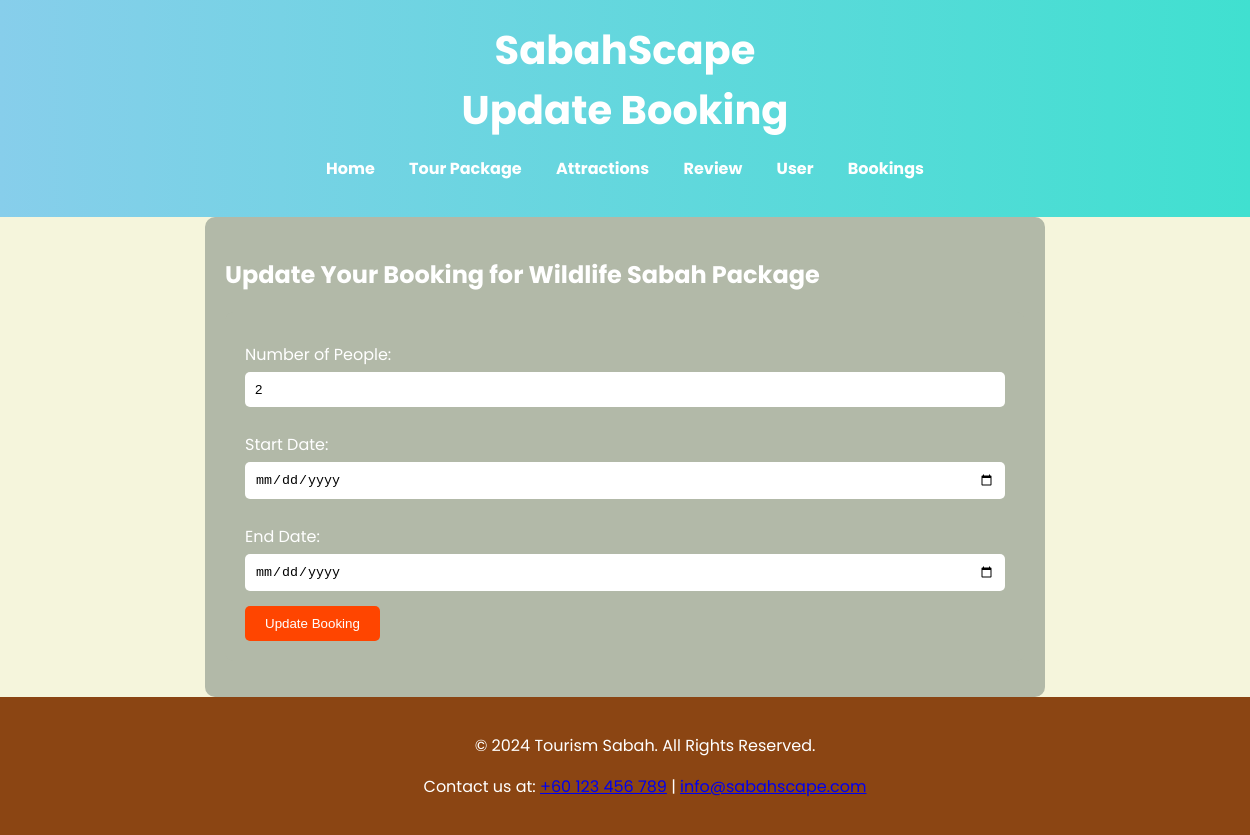
The page /bookings/update/27/ on the database its author committed.
### sabah/models.py (models this page shows)
class Booking(models.Model):
    userID = models.ForeignKey(UserProfile, on_delete=models.CASCADE)
    tour_package = models.ForeignKey(TourPackage, on_delete=models.CASCADE, related_name='bookings')
    booking_date = models.DateTimeField(auto_now_add=True)
    number_of_people = models.PositiveIntegerField(default=1)
    total_price = models.DecimalField(max_digits=10, decimal_places=2)
    confirmation = models.BooleanField(default=False)
    booking_id = models.AutoField(primary_key=True)
    start_date = models.DateField(null=True)
    end_date = models.DateField(null=True)

class TourPackage(models.Model):
    packageID = models.AutoField(primary_key=True)
    name_package = models.CharField(max_length=200)
    description = models.TextField()
    price = models.DecimalField(max_digits=10, decimal_places=2)
    duration = models.CharField(max_length=100)
    available = models.BooleanField(default=True)

### sabah/views.py (the view, shortened to what this page needs)
# urls.py: path('bookings/update/<int:booking_id>/', views.update_booking, name='update_booking'),
def update_booking(request, booking_id):
    booking = Booking.objects.get(booking_id=booking_id)
    return render(request, 'update_booking.html', {'booking': booking})

### sabah/templates/update_booking.html (shortened to what this page needs)
<html>
<html lang="en">
<head>
    <link rel="stylesheet" href="https://cdnjs.cloudflare.com/ajax/libs/font-awesome/6.0.0-beta3/css/all.min.css">
</head>
<body>
<header>
    <h1>SabahScape</h1>
    <h1>Update Booking</h1>
    <nav>
        <ul>
            <li><a href="/">Home</a></li>
            <li><a href="/tourpackages/">Tour Package</a></li>
            <li><a href="/attractions/">Attractions</a></li>
            <li><a href="/review/">Review</a></li>
            <li><a href="/profile/">User</a></li>
            <li><a href="/bookings/">Bookings</a></li>
        </ul>
    </nav>
</header>
<div class="content">
    <h2>Update Your Booking for {{ booking.tour_package.name_package }}</h2>
    <form method="POST" action="{% url 'update_booking' booking.booking_id %}">
        <label for="number_of_people">Number of People:</label>
        <input type="number" id="number_of_people" name="number_of_people" value="{{ booking.number_of_people }}" required min="1">
        <label for="start_date">Start Date:</label>
        <input type="date" id="start_date" name="start_date" value="{{ booking.start_date }}" required>
        <label for="end_date">End Date:</label>
        <input type="date" id="end_date" name="end_date" value="{{ booking.end_date }}" required>
        <button type="submit">Update Booking</button>
    </form>
</div>
<footer>
    <p>&copy; 2024 Tourism Sabah. All Rights Reserved.</p>
    <p>Contact us at: <a href="tel:+60123456789">+60 123 456 789</a> | <a href="mailto:info@sabahscape.com">info@sabahscape.com</a></p>
</footer>
</body>
</html>

### sabah/templates/update_booking.html (style rules this page uses)
:root { --sky-blue: #87CEEB; --turquoise: #40E0D0; --sage-green: #B2B9A8; --sunset-orange: #FF4500; --coral: #FF7F50; --earthy-brown: #8B4513; --beige: #F5F5DC; --golden-yellow: #FFD700; }
body { font-family: 'Poppins', sans-serif; margin: 0; padding: 0; background-color: var(--beige); color: var(--earthy-brown); }
header { background: linear-gradient(to right, var(--sky-blue), var(--turquoise)); padding: 20px; text-align: center; color: white; }
h1 { margin: 0; font-size: 2.5em; }
nav { margin: 15px 0; }
nav ul { list-style: none; padding: 0; }
nav ul li { display: inline; margin: 0 15px; }
nav ul li a { color: white; text-decoration: none; font-weight: bold; }
.content { padding: 20px; max-width: 800px; margin: auto; background-color: var(--sage-green); border-radius: 10px; color: white; }
form { background-color: var(--sage-green); padding: 20px; border-radius: 8px; color: white; }
label { display: block; margin: 10px 0 5px; }
input { width: 100%; padding: 10px; margin-bottom: 15px; border: none; border-radius: 5px; }
button { padding: 10px 20px; background-color: var(--sunset-orange); color: white; border: none; border-radius: 5px; cursor: pointer; transition: background 0.3s; }
footer { text-align: center; padding: 20px; background: var(--earthy-brown); color: white; position: relative; bottom: 0; width: 100%; }

### rows shown on the page
Booking: tour_package.name_package "Wildlife Sabah Package", number_of_people "2"
